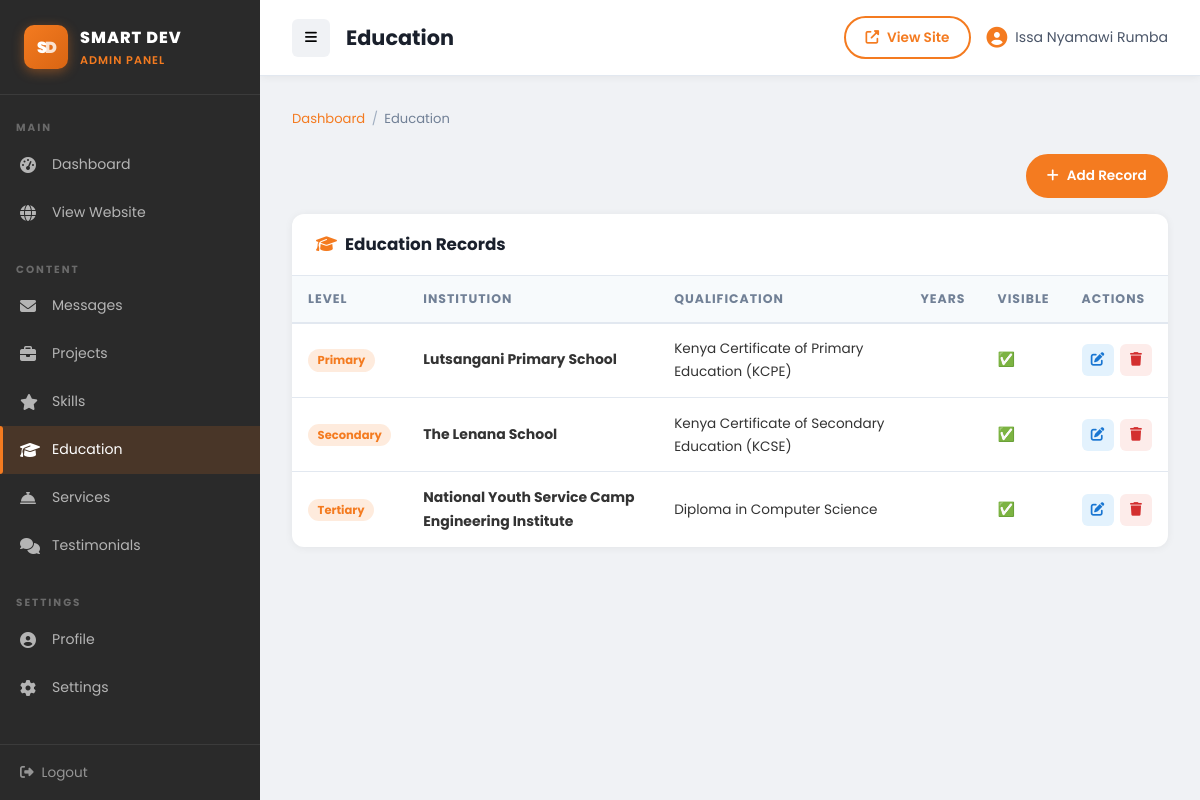
Page /admin/education.php (signed in) on the committed database.
### tables this page shows
CREATE TABLE IF NOT EXISTS `education` (
  `id` INT UNSIGNED NOT NULL AUTO_INCREMENT,
  `level` VARCHAR(50) NOT NULL,
  `institution` VARCHAR(150) NOT NULL,
  `qualification` VARCHAR(255) DEFAULT NULL,
  `field_of_study` VARCHAR(150) DEFAULT NULL,
  `start_year` YEAR DEFAULT NULL,
  `end_year` YEAR DEFAULT NULL,
  `description` TEXT DEFAULT NULL,
  `sort_order` TINYINT UNSIGNED NOT NULL DEFAULT 0,
  `is_visible` TINYINT(1) NOT NULL DEFAULT 1,
  `created_at` DATETIME NOT NULL DEFAULT CURRENT_TIMESTAMP,
  `updated_at` DATETIME NOT NULL DEFAULT CURRENT_TIMESTAMP ON UPDATE CURRENT_TIMESTAMP,
  PRIMARY KEY (`id`)
);

### includes/functions.php (called while the page is built, shortened)
<?php
function e(string $value): string {
    return htmlspecialchars($value, ENT_QUOTES | ENT_SUBSTITUTE, 'UTF-8');
}

### admin/education.php (the view, shortened to what this page needs)
<?php
$db     = getDB();
$items    = $db->query('SELECT * FROM education ORDER BY sort_order ASC')->fetchAll();
include dirname(__DIR__) . '/includes/admin_header.php';
?>
<nav class="breadcrumb"><a href="dashboard.php">Dashboard</a><span class="breadcrumb-sep">/</span><span>Education</span></nav>
<div style="display: flex; justify-content: flex-end; margin-bottom: 1rem;">
    <a href="?add=1" class="btn btn-primary btn-sm"><i class="fas fa-plus"></i> Add Record</a>
</div>
<div class="admin-card">
    <div class="admin-card-header">
        <h2><i class="fas fa-graduation-cap" style="color:var(--orange);margin-right:.5rem;"></i>Education Records</h2>
    </div>
    <?php if ($items): ?>
    <div style="overflow-x: auto;">
        <table class="admin-table">
            <thead><tr><th>Level</th><th>Institution</th><th>Qualification</th><th>Years</th><th>Visible</th><th>Actions</th></tr></thead>
            <tbody>
                <?php foreach ($items as $item): ?>
                <tr>
                    <td><span class="badge-unread"><?= e($item['level']) ?></span></td>
                    <td><strong><?= e($item['institution']) ?></strong></td>
                    <td style="font-size:0.85rem;"><?= e($item['qualification'] ?? '—') ?></td>
                    <td style="font-size:0.82rem;color:#718096;"><?= $item['start_year'] ?? '' ?><?= ($item['start_year'] && $item['end_year']) ? ' – ' : '' ?><?= $item['end_year'] ?? '' ?></td>
                    <td><?= $item['is_visible'] ? '✅' : '❌' ?></td>
                    <td>
                        <div class="action-btns">
                            <a href="?edit=<?= (int)$item['id'] ?>" class="btn-icon btn-icon-edit"><i class="fas fa-edit"></i></a>
                            <form method="POST" style="display:inline">
                                <button type="submit" class="btn-icon btn-icon-delete" data-confirm="Delete this record?"><i class="fas fa-trash"></i></button>
                            </form>
                        </div>
                    </td>
                </tr>
                <?php endforeach; ?>
            </tbody>
        </table>
    </div>
    <?php else: ?>
    <div class="admin-card-body" style="text-align:center;color:#718096;">No records yet. <a href="?add=1">Add one.</a></div>
    <?php endif; ?>
</div>
<?php include dirname(__DIR__) . '/includes/admin_footer.php'; ?>

### assets/css/style.css (style rules this page uses)
:root { --orange: #F47B20; --orange-deep: #D96513; --orange-light: #ffa85c; --white: #FFFFFF; --charcoal: #333333; --grey-mid: #555555; --grey-light: #E8E8E8; --bg-soft: #F5F5F5; --bg-dark: #202020; --bg-nav: #2A2A2A; --shadow: 0 4px 20px rgba(0,0,0,0.1); --shadow-hover: 0 8px 30px rgba(244,123,32,0.25); --radius: 12px; --radius-sm: 6px; --transition: all 0.3s ease; --font-main: 'Poppins', sans-serif; --font-code: 'Fira Code', monospace; --nav-height: 70px; }
*, *::before, *::after { box-sizing: border-box; margin: 0; padding: 0; }
html { scroll-behavior: smooth; font-size: 16px; }
body { font-family: var(--font-main); background: var(--bg-soft); color: var(--charcoal); line-height: 1.7; transition: background 0.3s, color 0.3s; overflow-x: hidden; }
a { color: var(--orange); text-decoration: none; transition: var(--transition); }
h1, h2, h3, h4, h5, h6 { font-weight: 700; line-height: 1.3; color: var(--charcoal); }
h2 { font-size: clamp(1.6rem, 3.5vw, 2.4rem); }
.btn { display: inline-flex; align-items: center; gap: 0.5rem; padding: 0.75rem 1.75rem; border-radius: 50px; font-family: var(--font-main); font-size: 0.95rem; font-weight: 600; cursor: pointer; border: 2px solid transparent; transition: var(--transition); text-decoration: none; white-space: nowrap; }
.btn-primary { background: var(--orange); color: var(--white); border-color: var(--orange); }
.btn-sm { padding: 0.5rem 1.2rem; font-size: 0.85rem; }
.admin-body { font-family: var(--font-main); background: #f0f2f5; margin: 0; }
.admin-card { background: #fff; border-radius: var(--radius); box-shadow: 0 1px 8px rgba(0,0,0,0.06); overflow: hidden; margin-bottom: 1.5rem; }
.admin-card-header { padding: 1.25rem 1.5rem; border-bottom: 1px solid #e2e8f0; display: flex; align-items: center; justify-content: space-between; }
.admin-card-header h2 { font-size: 1.05rem; color: #1a202c; margin: 0; }
.admin-table { width: 100%; border-collapse: collapse; }
.admin-table th { text-align: left; padding: 0.75rem 1rem; font-size: 0.78rem; font-weight: 700; color: #718096; letter-spacing: 1px; text-transform: uppercase; border-bottom: 2px solid #e2e8f0; background: #f7fafc; }
.admin-table td { padding: 0.85rem 1rem; font-size: 0.875rem; border-bottom: 1px solid #e2e8f0; vertical-align: middle; }
.admin-table tr:last-child td { border-bottom: none; }
.badge-unread { background: rgba(244,123,32,0.15); color: var(--orange); font-size: 0.72rem; font-weight: 700; padding: 0.2rem 0.6rem; border-radius: 50px; }
.action-btns { display: flex; gap: 0.4rem; align-items: center; }
.btn-icon { width: 32px; height: 32px; border-radius: var(--radius-sm); border: none; cursor: pointer; font-size: 0.85rem; display: flex; align-items: center; justify-content: center; transition: var(--transition); text-decoration: none; }
.btn-icon-edit { background: #e3f2fd; color: #1976d2; }
.btn-icon-delete { background: #fdecea; color: #d32f2f; }
.breadcrumb { display: flex; align-items: center; gap: 0.4rem; font-size: 0.82rem; color: #718096; margin-bottom: 1.5rem; }
.breadcrumb a { color: var(--orange); text-decoration: none; }
.breadcrumb-sep { color: #a0aec0; }

### rows in the picture
education: level "Primary", institution "Lutsangani Primary School", qualification "Kenya Certificate of Primary Education (KCPE)"
education: level "Secondary", institution "The Lenana School", qualification "Kenya Certificate of Secondary Education (KCSE)"
education: level "Tertiary", institution "National Youth Service Camp Engineering Institute", qualification "Diploma in Computer Science"

### other values in the picture
$pageTitle "Education"
$adminName "Issa Nyamawi Rumba"
